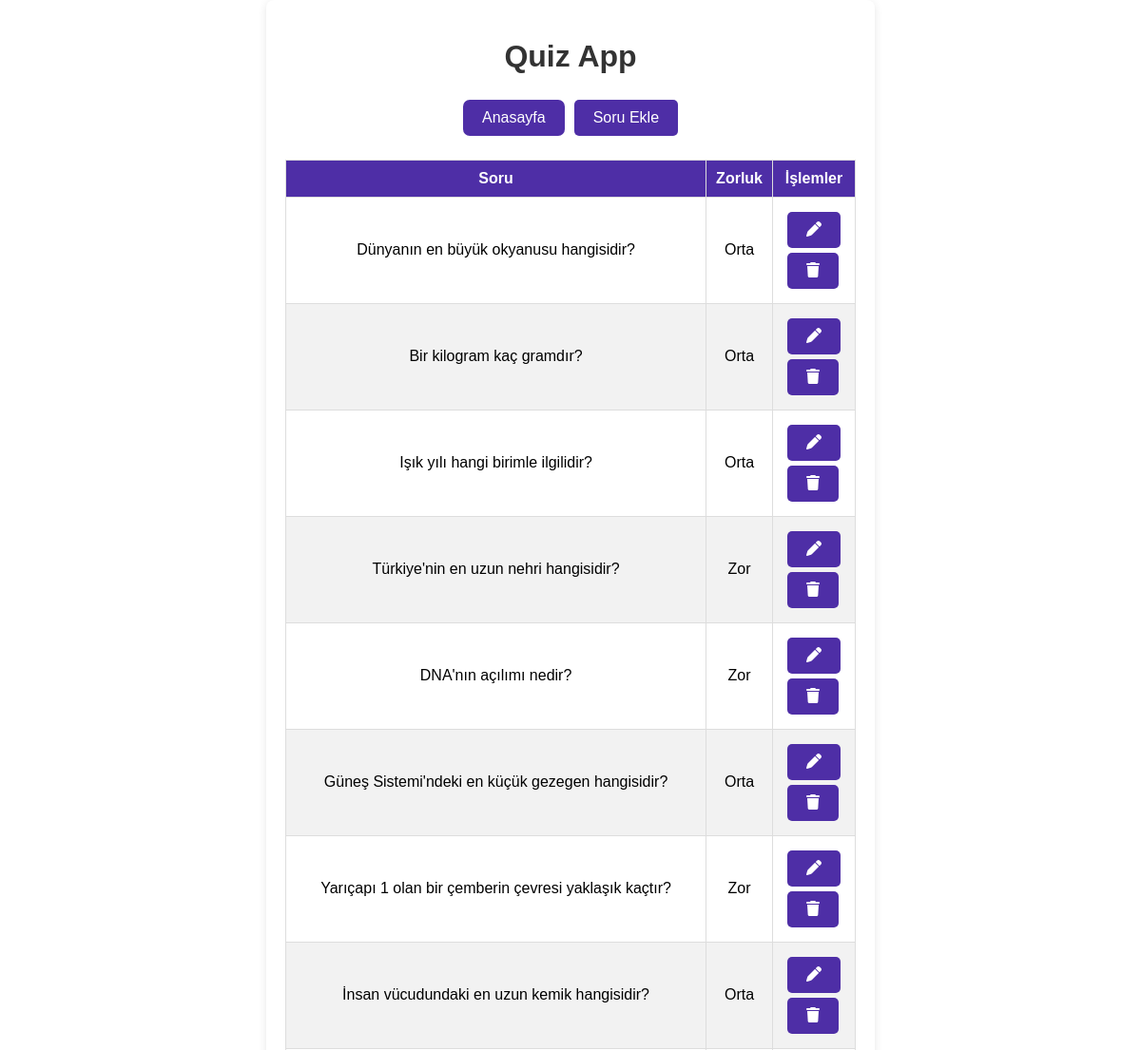
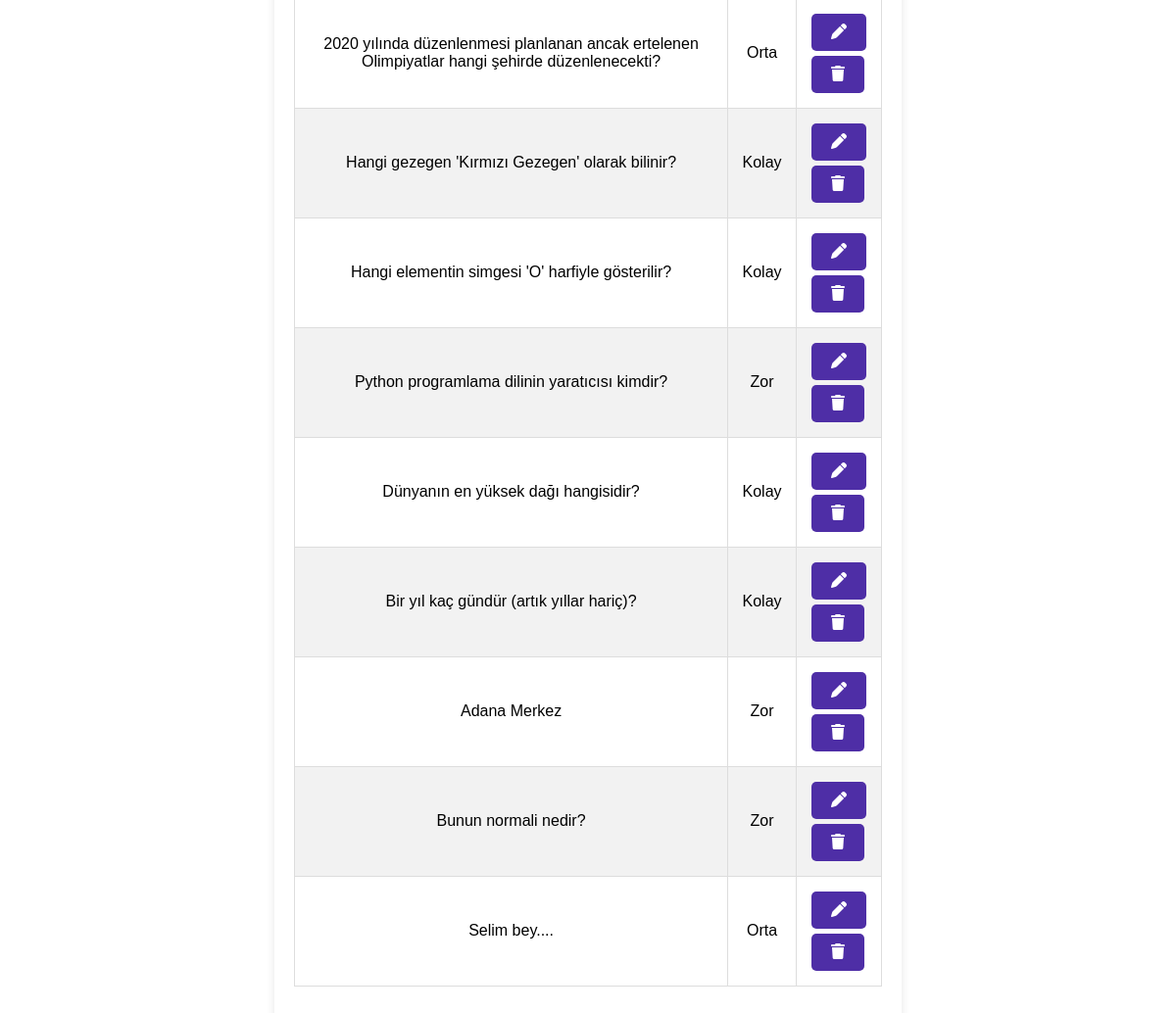
The app's page /questions.php (signed in) with its own data (2 pictures, top to bottom).
### tables this page shows
CREATE TABLE "questions" (
	"id"	INTEGER,
	"question"	TEXT NOT NULL,
	"difficulty"	INTEGER NOT NULL,
	"choosen1"	TEXT,
	"choosen2"	TEXT,
	"choosen3"	TEXT,
	"choosen4"	TEXT,
	"answer"	INTEGER NOT NULL,
	PRIMARY KEY("id" AUTOINCREMENT)
);

### questions.php (the view, shortened to what this page needs)
<?php
include 'database.php';
$result = $conn->query('SELECT * FROM questions');
$result = $result->fetchAll(PDO::FETCH_ASSOC);
$questions = [];
foreach ($result as $row) {
    $correctAnswerIndex = $row['answer'];
    $questions[] = [
        'id' => $row['id'],
        'question' => $row['question'],
        'difficulty' => $row['difficulty'],
        'answers' => [
            ['text' => $row['choosen1'], 'correct' => ($correctAnswerIndex == 1)],
            ['text' => $row['choosen2'], 'correct' => ($correctAnswerIndex == 2)],
            ['text' => $row['choosen3'], 'correct' => ($correctAnswerIndex == 3)],
            ['text' => $row['choosen4'], 'correct' => ($correctAnswerIndex == 4)],
        ]
    ];
}
?>
<!DOCTYPE html>
<html lang="tr">
<head>
  <link rel="stylesheet" href="style.css">
  <link rel="stylesheet" href="https://cdnjs.cloudflare.com/ajax/libs/font-awesome/6.5.0/css/all.min.css">
</head>
<body>
  <div class="navbarContainer">
    <h1>Quiz App</h1>
    <div class="navbar">
    <a class="button" href="index.php" style="border-radius:7px; text-decoration:none;">Anasayfa</a>
    <?php if ($_SESSION['role'] == '1'): ?>
      <button class="button" id="addQuestionButton" onclick="goToAddQuestion()">Soru Ekle</button>
    <?php endif; ?>
    </div>
  <div class="questionList">
    <table>
      <thead>
        <tr>
          <th>Soru</th>
          <th>Zorluk</th>
          <?php if ($_SESSION['role'] == '1'): ?>
          <th>İşlemler</th>
          <?php endif; ?>
        </tr>
      </thead>
      <tbody id="questionList">
        <?php foreach ($questions as $index => $question): ?>
          <tr>
            <td><?php echo $question['question']; ?></td>
            <td>
              <?php
              if ($question['difficulty'] == 1) {
                echo 'Kolay';
              }
              else if ($question['difficulty'] == 2) {
                echo 'Orta';
              }
              else{
                echo 'Zor';
              }
              ?>
            </td>
            <?php if ($_SESSION['role'] == '1'): ?>
            <td>
                <button class="button" onclick="window.location.href='modifyQuestion.php?id=<?php echo $question['id']; ?>'"><i class="fas fa-pen"></i></button>
                <button class="button" onclick="window.location.href='questions.php?id=<?php echo $question['id']; ?>'"><i class="fas fa-trash"></i></button>
            </td>
            <?php endif; ?>
          </tr>
        <?php endforeach; ?>
      </tbody>
    </table>
  </div>
  </div>
</body>
</html>

### style.css (style rules this page uses)
body { font-family: Arial, sans-serif; background-color: #ffffff; margin: 0; padding: 0; }
h1, h2 { text-align: center; color: #333; }
.navbarContainer { width: 100%; margin: 0 auto; padding: 20px; max-width: 600px; background-color: #fff; border-radius: 8px; box-shadow: 0 2px 10px rgba(0, 0, 0, 0.1); }
table { width: 100%; border-collapse: collapse; margin: 20px 0; }
table th, table td { padding: 10px; text-align: center; border: 1px solid #ddd; }
table th { background-color: #4e2ea6; color: white; }
table tr:nth-child(even) { background-color: #f2f2f2; }
.navbar { display: flex; justify-content: center; margin-top: 20px; }
.button { background-color: #4e2ea6; color: white; padding: 10px 20px; border: none; cursor: pointer; font-size: 16px; margin: 5px; }
button { background-color: #4e2ea6; color: white; border: none; cursor: pointer; font-size: 18px; margin-top: 20px; display: block; margin-left: auto; margin-right: auto; border-radius: 5px; }

### records on screen
questions: question "Dünyanın en büyük okyanusu hangisidir?", difficulty "Orta"
questions: question "Bir kilogram kaç gramdır?", difficulty "Orta"
questions: question "Işık yılı hangi birimle ilgilidir?", difficulty "Orta"
questions: question "Türkiye'nin en uzun nehri hangisidir?", difficulty "Zor"
questions: question "DNA'nın açılımı nedir?", difficulty "Zor"
questions: question "Güneş Sistemi'ndeki en küçük gezegen hangisidir?", difficulty "Orta"
questions: question "Yarıçapı 1 olan bir çemberin çevresi yaklaşık kaçtır?", difficulty "Zor"
questions: question "İnsan vücudundaki en uzun kemik hangisidir?", difficulty "Orta"
questions: question "2020 yılında düzenlenmesi planlanan ancak ertelenen Olimpiyatlar hangi şehirde düzenlenecekti?", difficulty "Orta"
questions: question "Hangi gezegen 'Kırmızı Gezegen' olarak bilinir?", difficulty "Kolay"
questions: question "Hangi elementin simgesi 'O' harfiyle gösterilir?", difficulty "Kolay"
questions: question "Python programlama dilinin yaratıcısı kimdir?", difficulty "Zor"
questions: question "Dünyanın en yüksek dağı hangisidir?", difficulty "Kolay"
questions: question "Bir yıl kaç gündür (artık yıllar hariç)?", difficulty "Kolay"
questions: question "Adana Merkez", difficulty "Zor"
questions: question "Bunun normali nedir?", difficulty "Zor"
questions: question "Selim bey....", difficulty "Orta"
